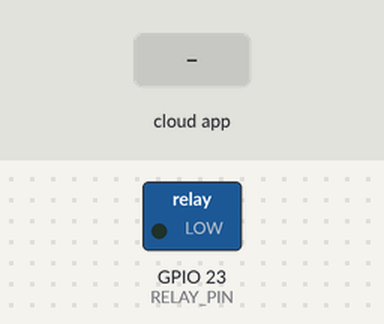
Bench run of a sketch on a simulated ESP32. Shown: switched loads named in the sketch (green lamp = pin HIGH). The test bench sets the inputs (shaded band). WiFi joins after 1.5 s; servers stay silent unless stated; no MQTT or app messages arrive unless stated; what the sketch prints to the serial monitor is not drawn.

Above: at 2.7 s.
2.8 s: the phone or cloud app sets bulb-control to 1
At 3.8 s:
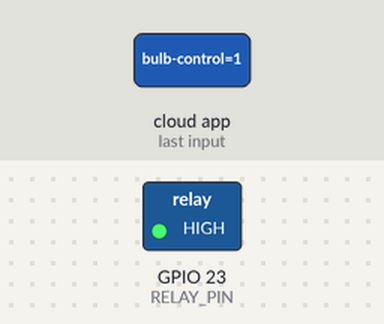
4.3 s: the phone or cloud app sets bulb-control to on
5.8 s: the phone or cloud app sets bulb-control to bulbon
Timing chart, 0 to 8.8 s (numbered marks = the images above; inputs shaded):
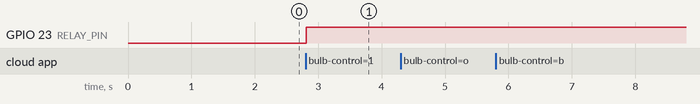

The sketch:

ESP32_AdafruitIO_MQTT_Cloud_Control.ino
```cpp
#include <WiFi.h>
#include "Adafruit_MQTT.h"
#include "Adafruit_MQTT_Client.h"

#define WIFI_SSID "YOUR_WIFI_NAME"
#define WIFI_PASS "YOUR_WIFI_PASSWORD"
#define AIO_USERNAME "YOUR_ADAFRUIT_USERNAME"
#define AIO_KEY "YOUR_ADAFRUIT_IO_KEY"

#define AIO_SERVER      "io.adafruit.com"
#define AIO_SERVERPORT  1883

WiFiClient client;
Adafruit_MQTT_Client mqtt(&client, AIO_SERVER, AIO_SERVERPORT, AIO_USERNAME, AIO_KEY);

Adafruit_MQTT_Subscribe bulbControl = Adafruit_MQTT_Subscribe(&mqtt, AIO_USERNAME "/feeds/bulb-control");

#define RELAY_PIN 23
#define RELAY_ON HIGH
#define RELAY_OFF LOW

void connectWiFi() {
  Serial.print("Connecting to Wi-Fi");
  WiFi.begin(WIFI_SSID, WIFI_PASS);
  while (WiFi.status() != WL_CONNECTED) {
    delay(500);
    Serial.print(".");
  }
  Serial.println();
  Serial.println("Wi-Fi Connected!");
}

void connectMQTT() {
  int8_t ret;
  if (mqtt.connected()) {
    return;
  }
  Serial.print("Connecting to MQTT... ");
  uint8_t retries = 3;
  while ((ret = mqtt.connect()) != 0) {
    Serial.println(mqtt.connectErrorString(ret));
    Serial.println("Retrying MQTT connection in 5 seconds...");
    mqtt.disconnect();
    delay(5000);
    retries--;
    if (retries == 0) {
      while (1); // wait for watchdog to reset
    }
  }
  Serial.println("MQTT Connected!");
}

void processBulbCommand(String command) {
  command.trim();
  command.toLowerCase();

  if (command == "1" || command == "on" || command == "bulb on" || command == "bulbon") {
    digitalWrite(RELAY_PIN, RELAY_ON);
    Serial.println("Bulb turned ON");
  }
  else if (command == "0" || command == "off" || command == "bulb off" || command == "bulboff" || command == "of") {
    digitalWrite(RELAY_PIN, RELAY_OFF);
    Serial.println("Bulb turned OFF");
  }
}

void setup() {
  Serial.begin(115200);
  delay(10);

  pinMode(RELAY_PIN, OUTPUT);
  digitalWrite(RELAY_PIN, RELAY_OFF);

  connectWiFi();

  mqtt.subscribe(&bulbControl);
}

void loop() {
  if (WiFi.status() != WL_CONNECTED) {
    connectWiFi();
  }

  connectMQTT();

  Adafruit_MQTT_Subscribe *subscription;
  while ((subscription = mqtt.readSubscription(5000))) {
    if (subscription == &bulbControl) {
      String command = (char *)bulbControl.lastread;
      Serial.print("Received command: ");
      Serial.println(command);
      processBulbCommand(command);
    }
  }
}
```

Measured:
- after the input at 2.8 s, GPIO 23 (RELAY_PIN): LOW → HIGH at once
- after the input at 4.3 s, every drawn part: stays the same
- after the input at 5.8 s, every drawn part: stays the same
